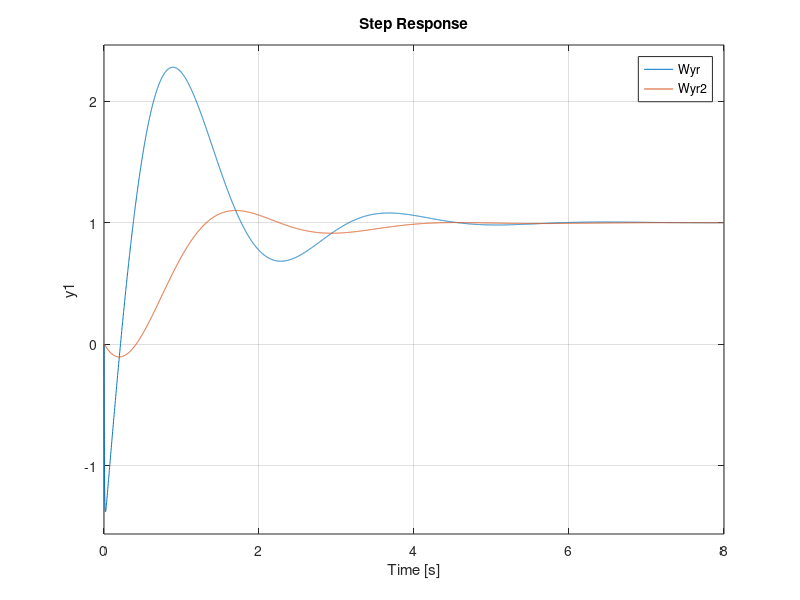
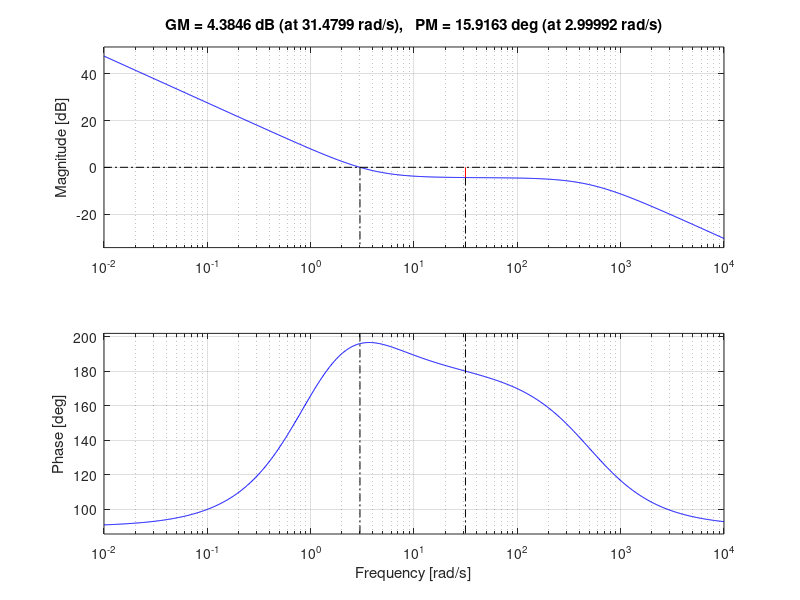
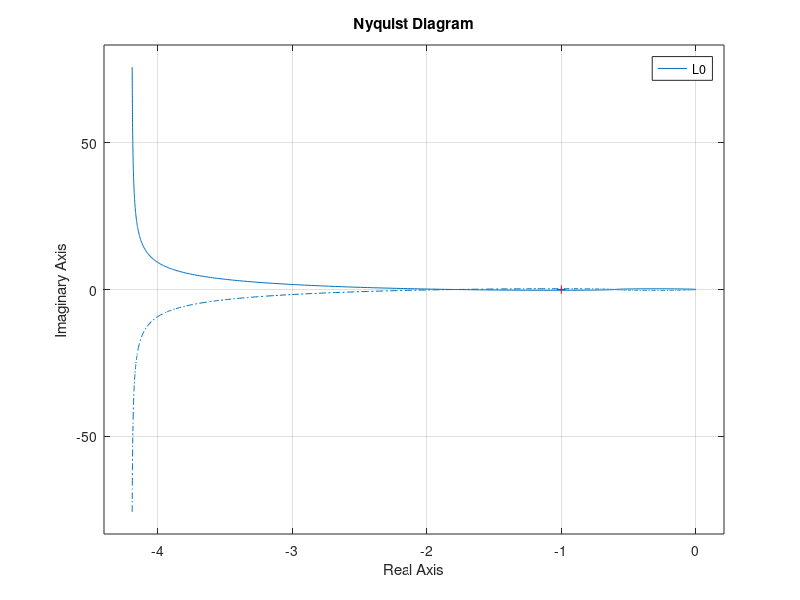
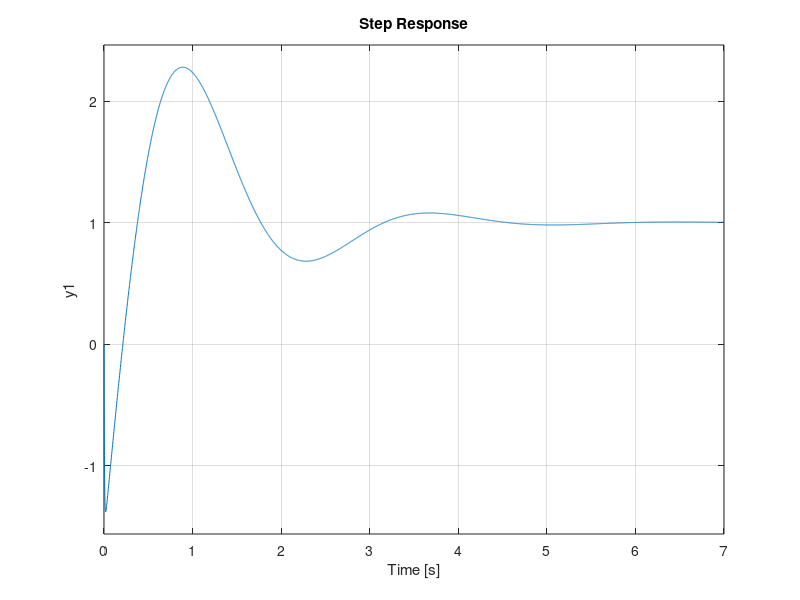

MATLAB code for these plots, in order:
clear all 
close all 
clc
%% 

s = tf('s');
P = (s-4)/(s^2+9*s-10);
pole(P); % il processo nominale e instabile
%  -10
%    1
% Overshoot <20%, errore nullo per riferimenti a gradino.
% figure(1)
% rlocus(P)


%% errore nullo per riferimenti a gradino quindi 
C0 =((s/10+1)*(s/1+1))/(s*(s/500+1));
kc=-6;

L0 =kc*C0*P; % strettamente proprio 
Wyr = minreal(L0/(1+L0)); % strettamente proprio 

% pole(Wyr)
% -1.970004684915532 + 0.000000000000000i
%  -0.100000000000000 + 0.000000003561465i
%  -0.100000000000000 - 0.000000003561465i
%  -0.009997657542234 + 0.022565071480106i
%  -0.009997657542234 - 0.022565071480106i

Wur = minreal(C0/(1+L0));
figure(5)
bode (Wur)


figure(1)
rlocus(L0)

figure(2)
margin(L0)

figure(3)
nyquist(L0) % si compie un giro in -1 e mezzo giro in chiusura all infinito 
% per il criterio di nyquist dove ho n giri antiorario intorno a -1 e
% uguale al numero di poli instabili in questo caso -1;

figure(4)
step(Wyr);

%% inseriamo un filtro segnale per  migliorare overshoot 
tau_fr = 4/3; 
Fr = (1/(1+tau_fr*s));
Wyr2 = Wyr*Fr; 
figure(1)
step(Wyr,Wyr2);
legend; 
